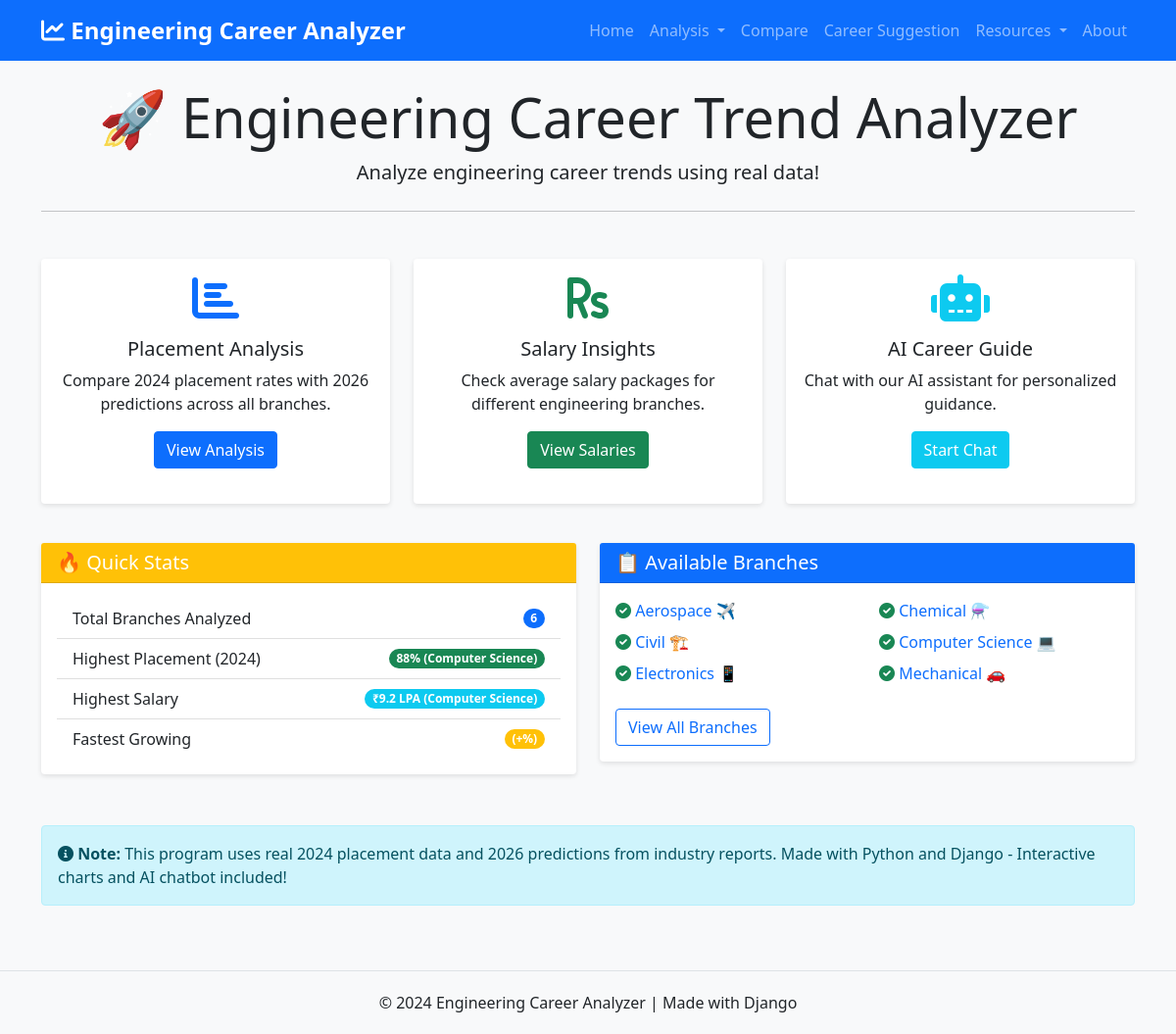
The page / on the database its author committed.
### analyzer/models.py (models this page shows, shortened)
class EngineeringBranch(models.Model):
    name = models.CharField(max_length=100, unique=True)
    code = models.CharField(max_length=10, unique=True)
    description = models.TextField(blank=True, default="")
    placement_2024 = models.IntegerField(default=0)
    placement_2026 = models.IntegerField(default=0)
    salary_2024 = models.FloatField(default=0.0)
    future_trends = models.TextField(blank=True, default="")
    future_skills = models.TextField(blank=True, default="")
    icon = models.CharField(max_length=10, default="📚")
    created_at = models.DateTimeField(auto_now_add=True)
    updated_at = models.DateTimeField(auto_now=True)
    class Meta:
        ordering = ['name']

### analyzer/views.py (the view)
# urls.py: path('', views.index, name='home'),
def index(request):
    branches = EngineeringBranch.objects.all()
    context = {
        'branches': branches,
        'total_branches': branches.count(),
    }
    return render(request, 'analyzer/index.html', context)

### analyzer/templates/analyzer/index.html (shortened to what this page needs)
{% extends 'analyzer/base.html' %}
{% block content %}
<div class="row">
    <div class="col-12 text-center mb-4">
        <h1 class="display-4">🚀 Engineering Career Trend Analyzer</h1>
        <p class="lead">Analyze engineering career trends using real data!</p>
        <hr class="my-4">
    </div>
</div>
<div class="row">
    <div class="col-md-4 mb-3">
        <div class="card h-100">
            <div class="card-body text-center">
                <i class="fas fa-chart-bar fa-3x text-primary mb-3"></i>
                <h5 class="card-title">Placement Analysis</h5>
                <p class="card-text">Compare 2024 placement rates with 2026 predictions across all branches.</p>
                <a href="{% url 'placement' %}" class="btn btn-primary">View Analysis</a>
            </div>
        </div>
    </div>
    <div class="col-md-4 mb-3">
        <div class="card h-100">
            <div class="card-body text-center">
                <i class="fas fa-rupee-sign fa-3x text-success mb-3"></i>
                <h5 class="card-title">Salary Insights</h5>
                <p class="card-text">Check average salary packages for different engineering branches.</p>
                <a href="{% url 'salary' %}" class="btn btn-success">View Salaries</a>
            </div>
        </div>
    </div>
    <div class="col-md-4 mb-3">
        <div class="card h-100">
            <div class="card-body text-center">
                <i class="fas fa-robot fa-3x text-info mb-3"></i>
                <h5 class="card-title">AI Career Guide</h5>
                <p class="card-text">Chat with our AI assistant for personalized guidance.</p>
                <a href="{% url 'chatbot' %}" class="btn btn-info text-white">Start Chat</a>
            </div>
        </div>
    </div>
</div>
<div class="row mt-4">
    <div class="col-md-6 mb-3">
        <div class="card">
            <div class="card-header bg-warning text-white">
                <h5 class="mb-0">🔥 Quick Stats</h5>
            </div>
            <div class="card-body">
                <ul class="list-group list-group-flush">
                    <li class="list-group-item d-flex justify-content-between align-items-center">
                        Total Branches Analyzed
                        <span class="badge bg-primary rounded-pill">{{ total_branches }}</span>
                    </li>
                    <li class="list-group-item d-flex justify-content-between align-items-center">
                        Highest Placement (2024)
                        <span class="badge bg-success rounded-pill">
                            {% if branches %}
                                {% with max_placement=branches|dictsortreversed:"placement_2024"|first %}
                                    {{ max_placement.placement_2024 }}% ({{ max_placement.name }})
                                {% endwith %}
                            {% else %}
                                88% (CS)
                            {% endif %}
                        </span>
                    </li>
                    <li class="list-group-item d-flex justify-content-between align-items-center">
                        Highest Salary
                        <span class="badge bg-info rounded-pill">
                            {% if branches %}
                                {% with max_salary=branches|dictsortreversed:"salary_2024"|first %}
                                    ₹{{ max_salary.salary_2024 }} LPA ({{ max_salary.name }})
                                {% endwith %}
                            {% else %}
                                ₹9.2 LPA (CS)
                            {% endif %}
                        </span>
                    </li>
                    <li class="list-group-item d-flex justify-content-between align-items-center">
                        Fastest Growing
                        <span class="badge bg-warning rounded-pill">
                            {% if branches %}
                                {% with max_growth=branches|dictsortreversed:"placement_growth"|first %}
                                    {{ max_growth.name }} (+{{ max_growth.placement_growth }}%)
                                {% endwith %}
                            {% else %}
                                CS (+3%)
                            {% endif %}
                        </span>
                    </li>
                </ul>
            </div>
        </div>
    </div>
    <div class="col-md-6 mb-3">
        <div class="card">
            <div class="card-header bg-primary text-white">
                <h5 class="mb-0">📋 Available Branches</h5>
            </div>
            <div class="card-body">
                <div class="row">
                    {% for branch in branches %}
                    <div class="col-6 mb-2">
                        <i class="fas fa-check-circle text-success"></i>
                        <a href="{% url 'branch_detail' branch.id %}" class="text-decoration-none">
                            {{ branch.name }} {{ branch.icon }}
                        </a>
                    </div>
                    {% endfor %}
                </div>
                <a href="{% url 'all_branches' %}" class="btn btn-outline-primary mt-3">View All Branches</a>
            </div>
        </div>
    </div>
</div>
<div class="row mt-3">
    <div class="col-12">
        <div class="alert alert-info">
            <i class="fas fa-info-circle"></i>
            <strong>Note:</strong> This program uses real 2024 placement data and 2026 predictions from industry reports.
            Made with Python and Django - Interactive charts and AI chatbot included!
        </div>
    </div>
</div>
{% endblock %}

### analyzer/templates/analyzer/base.html (shortened to what this page needs)
<!DOCTYPE html>
<html lang="en">
<head>
    <link href="https://cdn.jsdelivr.net/npm/bootstrap@5.1.3/dist/css/bootstrap.min.css" rel="stylesheet">
    <link rel="stylesheet" href="https://cdnjs.cloudflare.com/ajax/libs/font-awesome/6.0.0/css/all.min.css">
</head>
<body>
    <nav class="navbar navbar-expand-lg navbar-dark bg-primary">
        <div class="container">
            <a class="navbar-brand" href="{% url 'home' %}">
                <i class="fas fa-chart-line"></i> Engineering Career Analyzer
            </a>
            <div class="collapse navbar-collapse" id="navbarNav">
                <ul class="navbar-nav ms-auto">
                    <li class="nav-item">
                        <a class="nav-link" href="{% url 'home' %}">Home</a>
                    </li>
                    <li class="nav-item dropdown">
                        <a class="nav-link dropdown-toggle" href="#" id="analysisDropdown" role="button" data-bs-toggle="dropdown">
                            Analysis
                        </a>
                    </li>
                    <li class="nav-item">
                        <a class="nav-link" href="{% url 'compare' %}">Compare</a>
                    </li>
                    <li class="nav-item">
                        <a class="nav-link" href="{% url 'suggestion' %}">Career Suggestion</a>
                    </li>
                    <li class="nav-item dropdown">
                        <a class="nav-link dropdown-toggle" href="#" id="resourcesDropdown" role="button" data-bs-toggle="dropdown">
                            Resources
                        </a>
                    </li>
                    <li class="nav-item">
                        <a class="nav-link" href="{% url 'about' %}">About</a>
                    </li>
                </ul>
            </div>
        </div>
    </nav>
    <main class="container my-4">
        {% block content %}{% endblock %}
    </main>
    <footer class="text-center">
        <div class="container">
            <p class="mb-0">© 2024 Engineering Career Analyzer | Made with Django</p>
        </div>
    </footer>
</body>
</html>

### analyzer/templates/analyzer/base.html (style rules this page uses)
body { font-family: 'Segoe UI', Tahoma, Geneva, Verdana, sans-serif; background-color: #f8f9fa; }
.navbar-brand { font-weight: bold; font-size: 1.5rem; }
.card { transition: transform 0.3s, box-shadow 0.3s; border: none; box-shadow: 0 2px 5px rgba(0,0,0,0.1); margin-bottom: 20px; }
footer { margin-top: 50px; padding: 20px 0; background-color: #f8f9fa; border-top: 1px solid #dee2e6; }

### rows shown on the page
EngineeringBranch: placement_2024 "88", name "Computer Science", salary_2024 "9.2", icon "💻"
EngineeringBranch: name "Aerospace", icon "✈️"
EngineeringBranch: name "Chemical", icon "⚗️"
EngineeringBranch: name "Civil", icon "🏗️"
EngineeringBranch: name "Electronics", icon "📱"
EngineeringBranch: name "Mechanical", icon "🚗"

### other values the page prints
{{ total_branches }} "6"
